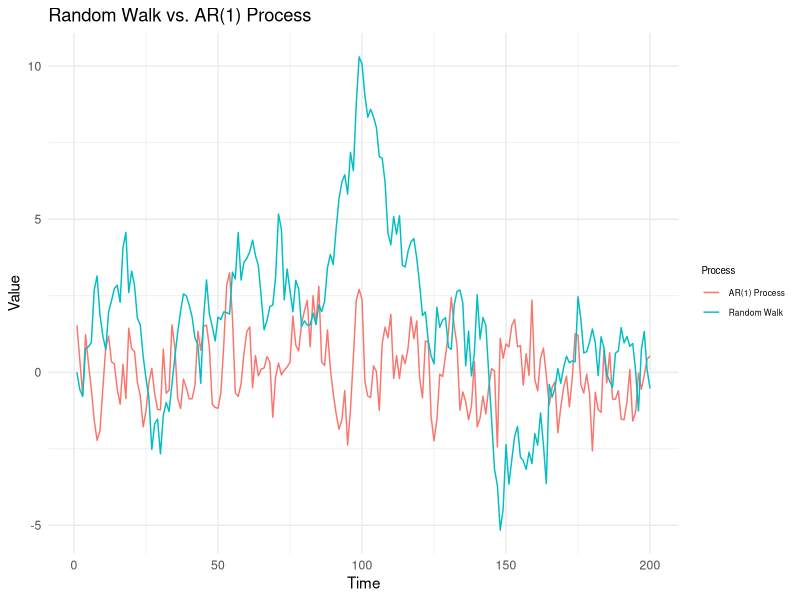

The R script that drew this image:
library(ggplot2)
set.seed(123)

# Using arima.sim to simulate ARIMA(0,1,0) (Random Walk)
random_walk_arima <- arima.sim(model = list(order = c(0, 1, 0)), n = 199)

# Using arima.sim to simulate AR(1)
ar1_process<- arima.sim(model = list(ar = 0.6), n = 200)

#plotting
df <- data.frame(
  Time = rep(1:200, 2),
  Value = c(random_walk_arima, ar1_process),
  Process = rep(c("Random Walk", "AR(1) Process"), each = 200)
)

ggplot(df, aes(x = Time, y = Value, color = Process)) + 
  geom_line() + 
  labs(title = "Random Walk vs. AR(1) Process",
       x = "Time",
       y = "Value",
       color = "Process") +  
  theme_minimal()+
  theme(
    legend.text = element_text(size = 6),  
    legend.title = element_text(size = 7), 
    legend.key.size = unit(0.5, "cm"))